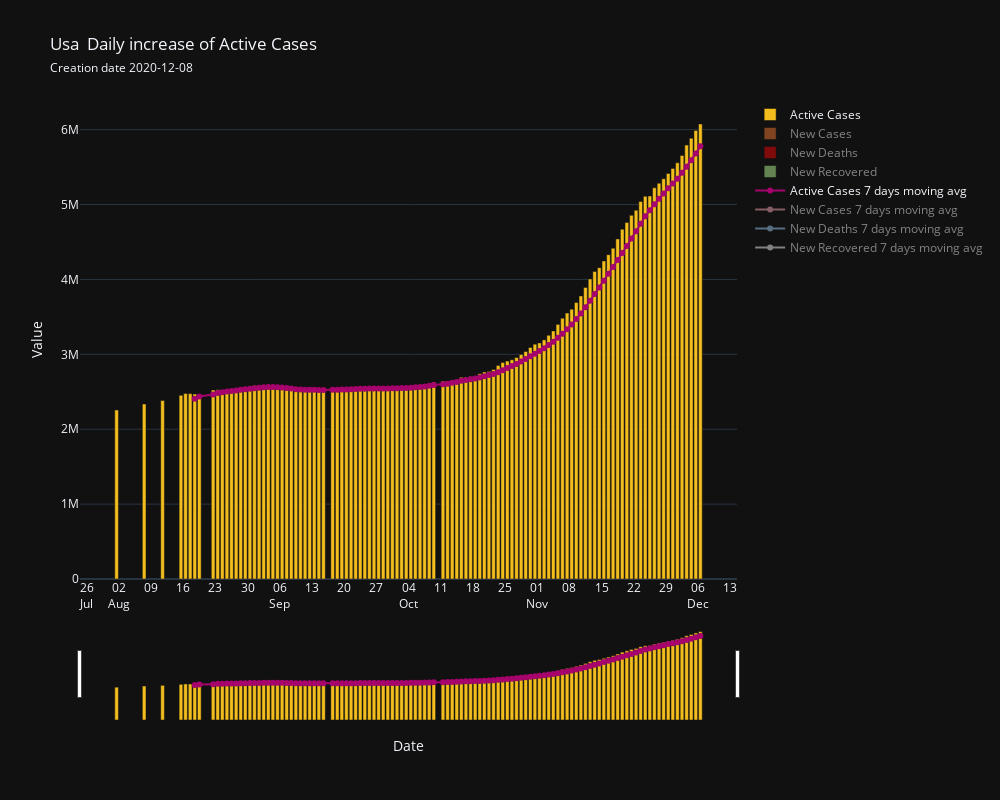

This figure's notebook cell:
### Markdown cell above
#### Daily increases in deaths, recoveries, active cases,new cases.

### Code cell
country.daily_increase3(save = True)
